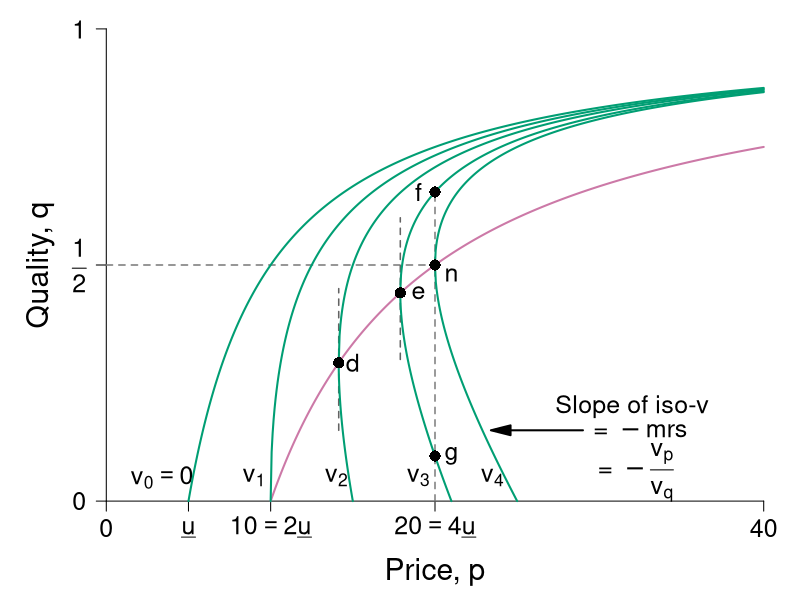

Write R code to recreate this figure.
#' Graph Designer: Scott Cohn and Harriet Brookes Gray
#' Authors: Bowles and Halliday
#' Title: Coordination, Conflict and Competition: A Text in Microeconomics

require(ggplot2)
require(shape)
#pdf(file = "information_power/iso_vmap_a_rightpanel.pdf", width = 9, height = 7)
jpeg(file = "information_power/iso_vmap_a_rightpanel_blank.jpg", width = 6*120, height = 4*120)


#Set parameters for graphics
pointsize <- 1.8
axislabelsize <- 1.8
labelsize <- 1.5
namesize <- 1.8
annotatesize <- 1.5
graphlinewidth <- 2
segmentlinewidth <- 1.5

COL <- c("#7fc97f", "#beaed4", "#fdc086", "#ffff99", "#386cb0", "#f0027f", "#bf5b17", "#666666")
COLA <- c("#e0f3db", "#99d8c9","#66c2a4","#41ae76", "#238b45", "#005824")
COLB <- c("#c6dbef", "#4eb3d3", "#2b8cbe", "#0868ac","#084081")
COLC <- c("#fcfbfd", "#efedf5", "#dadaeb", "#bcbddc", "#9e9ac8", "#807dba", "#6a51a3", "#54278f", "#3f007d")
grays <- gray.colors(25, start = 1, end = 0)
CBCols <- c("#009E73","#0072B2","#E69F00","#CC79A7", "#F0E442")


#The equation is below when v = 0. See Wolfram Alpha output. 
isov <- function(p, delta = 5) {
  (p - delta)/p
}

isovhigh1 <- function(p, delta = 5, v = 5){
  (sqrt(p^2 - 4 * delta * v) - p + 2*v)/( 2 * v )
}

isovlow1 <- function(p, delta = 5, v = 5){
  (-sqrt(p^2 - 4 * delta * v) - p + 2*v)/( 2 * v )
}

isovhigh2 <- function(p, delta = 5, v = 10){
  (sqrt(p^2 - 4 * delta * v) - p + 2*v)/( 2 * v )
}

isovlow2 <- function(p, delta = 5, v = 10){
  (-sqrt(p^2 - 4 * delta * v) - p + 2*v)/( 2 * v )
}

isovhigh3 <- function(p, delta = 5, v = 15){
  (sqrt(p^2 - 4 * delta * v) - p + 2*v)/( 2 * v )
}

isovlow3 <- function(p, delta = 5, v = 15){
  (-sqrt(p^2 - 4 * delta * v) - p + 2*v)/( 2 * v )
}

isovhigh4 <- function(p, delta = 5, v = 15){
  (sqrt(p^2 - 4 * delta * v) - p + 2*v)/( 2 * v )
}

isovlow4 <- function(p, delta = 5, v = 15){
  (-sqrt(p^2 - 4 * delta * v) - p + 2*v)/( 2 * v )
}

brfFn <- function(p, delta = 5) {
  1 - (2*delta) /p
}

#This is evaluated for p = 12; q = 12/(8*sqrt(12^2 - 4*delta1*v1)) - 1/8 for the slope
#At p = 12; q = (-sqrt(12^2 - 4*v1*delta1) - 12 + 2*v1)/(2*v1) = 0.799
tangencyLine <- function(p){
  (p*(0.05))
}



#COL <- c("#bae4b3", "#74c476", "#238b45")
#COL <- c("#f7fcf0", "#e0f3db", "#ccebc5", "#a8ddb5", "#7bccc4", "#4eb3d3", "#2b8cbe", "#08589e")
#COL <- c("#f7fcf5", "#e5f5e0", "#c7e9c0", "#a1d99b", "#74c476", "#41ab5d", "#238b45", "#005a32")
par(mar =  c(4, 4, .5, .5))

xlims <- c(0, 40)
ylims <- c(0, 1)

plot(0, 0, xlim = xlims, ylim = ylims, type = "n",
     xlab = "",
     ylab = "",
     xaxt = "n", yaxt = "n", cex.lab = axislabelsize, bty = "n")

mtext(expression(paste("Price, ", p)), side=1, line = 2.5, cex = axislabelsize)
text(-4, ylims[2] - 0.5*(ylims[2] - ylims[1]), expression(paste("Quality, ", q)), xpd = TRUE, cex = axislabelsize, srt = 90) 


npts <- 500 
npts2 <- 501
#Specify the sequences of points for graphing. 
xx0 <- seq(5, xlims[2], length.out = npts)
xx1 <- seq(10, xlims[2], length.out = npts)
xx2 <- seq(xlims[1], 15, length.out = npts)
xx3 <- seq(10, xlims[2], length.out = npts2)
xx4 <- seq(xlims[1], 10, length.out = npts2)
#For below, I solved sqrt(p^2 - 200) - p + 200/p = 0, getting p = 10*sqrt(2) = 14.14214
xx5 <- seq(14.14214, xlims[2], length.out = npts2)
xx6 <- seq(14.14214, 15, length.out = npts2)

xx7 <- seq(17.889, xlims[2], length.out = npts2)
xx8 <- seq(17.889, 21, length.out = npts2)

xx9 <- seq(20, xlims[2], length.out = npts2)
xx10 <- seq(xlims[1], 25, length.out = npts2)

#Customize ticks and labels for the plot
ticksy <- c(0, 0.5, 1)
ylabels <- c(0, expression(paste(frac(1,2))), 1)
ticksx <- c(0, 5, 10, 20, 40)
xlabels <- c(0, expression(paste(underline("u"))) ,expression(paste(10 == 2*underline("u"))), expression(paste(20 == 4*underline("u"))) , 40)
axis(1, at = ticksx, pos = 0, labels = xlabels, cex.axis = labelsize)
axis(2, at = ticksy, pos = 0, labels = ylabels, las = 1, cex.axis = labelsize)

#Annotation of the three graphs and the NE

text(3.4, 0.05, expression(paste(v[0] == 0)), cex = annotatesize)
text(9.0, 0.05, expression(paste(v[1])), cex = annotatesize)
text(14, 0.05, expression(paste(v[2])), cex = annotatesize)
text(19, 0.05, expression(paste(v[3])), cex = annotatesize)
text(23.5, 0.05, expression(paste(v[4])), cex = annotatesize)
text(21, 0.48, expression(paste("n")), cex = annotatesize)
# text(33, 0.61, expression(paste("Best-response")), cex = annotatesize)
# text(33, 0.56, expression(paste("function (ICC)")), cex = annotatesize)
# text(36, 0.9, expression(paste("Iso-v curves")), cex = annotatesize)
# text(4.5, 0.4, expression(paste("Participation ")), cex = annotatesize)
# text(4.5, 0.35, expression(paste("constraint")), cex = annotatesize)
# text(4.5, 0.3, expression(paste("(PC)")), cex = annotatesize)


#Lines for the coordinates of the Nash equilbrium
segments(20, 0, 20, 0.6545, lty = 2, col = grays[20], lwd = segmentlinewidth)
segments(0, 0.5, 20, 0.5, lty = 2, col = grays[20], lwd = segmentlinewidth)
segments(14.14214, 0.15, 14.14214, 0.45, lty = 2, col = grays[22], lwd = segmentlinewidth)
segments(17.889, 0.3, 17.889, 0.6, lty = 2, col = grays[22], lwd = segmentlinewidth)

#Draw the lines for the graphs
lines(xx0, isov(xx0, delta = 5), col = CBCols[1], lwd = graphlinewidth)
lines(xx1, brfFn(xx1), col = CBCols[4], lwd = graphlinewidth)
#lines(xx2, tangencyLine(xx2), col = "darkgrey", lwd = segmentlinewidth, lty = 2)
lines(xx3, isovhigh1(xx3, v = 5, delta = 5), col = CBCols[1], lwd = graphlinewidth)
lines(xx4, isovlow1(xx4, v = 5, delta = 5), col = CBCols[1], lwd = graphlinewidth)
lines(xx5, isovhigh2(xx5, v = 10, delta = 5), col = CBCols[1], lwd = graphlinewidth)
lines(xx6, isovlow2(xx6, v = 10, delta = 5), col = CBCols[1], lwd = graphlinewidth)
lines(xx7, isovhigh3(xx7, v = 16, delta = 5), col = CBCols[1], lwd = graphlinewidth)
lines(xx8, isovlow3(xx8, v = 16, delta = 5), col = CBCols[1], lwd = graphlinewidth)
lines(xx9, isovhigh4(xx9, v = 20, delta = 5), col = CBCols[1], lwd = graphlinewidth)
lines(xx10, isovlow4(xx10, v = 20, delta = 5), col = CBCols[1], lwd = graphlinewidth)

#Arrows and slope of iso-v label
Arrows(29, 0.15, 24, 0.15,  col = "black", lty = 1, lwd = 2, arr.type = "triangle")
text(32, 0.2, expression(paste("Slope of iso-v")), cex = annotatesize)
text(32.3, 0.15, expression(paste(" = " -mrs )), cex = annotatesize)
text(32, 0.06, expression(paste(" = " -frac(v[p], v[q]))), cex = annotatesize)

#Add a point for the NE
points(20, 0.5, pch = 16, col = "black", cex = 1.5)


#Add a point for b
# points(10, 0.5, pch = 16, col = "black", cex = 1.5)
# text(9.5, 0.53, expression(paste("b")), cex = annotatesize)

#Add a point for d
#Figure out q for p = 14.14214: q = 1 - 2delta/p = 1 - (2*5)/14.14214 =  0.2928934
points(14.14214, 0.2928934, pch = 16, col = "black", cex = 1.5)
text(15, 0.2928934, expression(paste("d")), cex = annotatesize)

points(17.889, 0.441, pch = 16, col = "black", cex = 1.5)
text(19, 0.441, expression(paste("e")), cex = annotatesize)

# points same wage w incr/decr in effort
points(20, 0.0955, pch = 16, col = "black", cex = 1.5)
text(21, 0.0955, expression(paste("g")), cex = annotatesize)
points(20, 0.6545, pch = 16, col = "black", cex = 1.5)
text(19, 0.6545, expression(paste("f")), cex = annotatesize)

dev.off()
